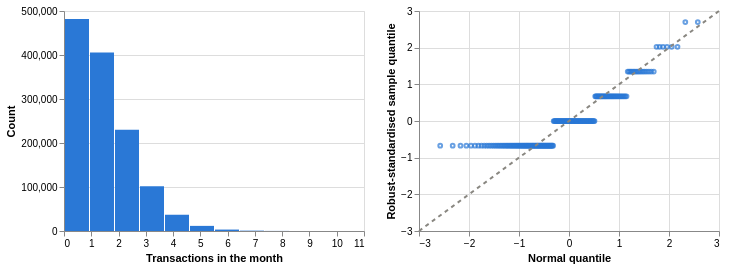

Notebook source saved alongside this figure:
### Markdown cell above
### B.3 Explore Feature of Interest `transaction_count`

### Code cell
distribution_charts(panel["transaction_count"], "Transactions in the month", 12, 0)

### Figure 1 — Vega-Lite specification as saved in the notebook (floating-point values rounded to 4 significant figures; data arrays with more than 128 entries replaced by an {"elided": "..."} marker saying what was removed)
{"config": {"view": {"continuousWidth": 300, "continuousHeight": 300}}, "hconcat": [{"data": {"name": "data-dce8d4284976493af0ba533a27c181d4"}, "mark": {"type": "bar", "color": "#2a78d6"}, "encoding": {"x": {"bin": "binned", "field": "start", "title": "Transactions in the month", "type": "quantitative"}, "x2": {"field": "end"}, "y": {"field": "count", "title": "Count", "type": "quantitative"}}, "height": 220, "width": 300}, {"layer": [{"data": {"name": "data-d665ac4476b2c506714c8e31ea0b56aa"}, "mark": {"type": "point", "color": "#2a78d6", "size": 14}, "encoding": {"x": {"field": "theoretical", "title": "Normal quantile", "type": "quantitative"}, "y": {"field": "sample", "title": "Robust-standardised sample quantile", "type": "quantitative"}}}, {"data": {"name": "data-77c6682495c4b8b15ae5b12ce2242a61"}, "mark": {"type": "line", "color": "#898781", "strokeDash": [4, 4]}, "encoding": {"x": {"field": "theoretical", "type": "quantitative"}, "y": {"field": "sample", "type": "quantitative"}}}], "height": 220, "width": 300}], "$schema": "https://vega.github.io/schema/vega-lite/v5.20.1.json", "datasets": {"data-dce8d4284976493af0ba533a27c181d4": [{"start": 0.0, "end": 0.9167, "count": 482064}, {"start": 0.9167, "end": 1.833, "count": 405407}, {"start": 1.833, "end": 2.75, "count": 230274}, {"start": 2.75, "end": 3.667, "count": 101926}, {"start": 3.667, "end": 4.583, "count": 36948}, {"start": 4.583, "end": 5.5, "count": 11633}, {"start": 5.5, "end": 6.417, "count": 3250}, {"start": 6.417, "end": 7.333, "count": 803}, {"start": 7.333, "end": 8.25, "count": 183}, {"start": 8.25, "end": 9.167, "count": 44}, {"start": 9.167, "end": 10.08, "count": 12}, {"start": 10.08, "end": 11.0, "count": 2}], "data-d665ac4476b2c506714c8e31ea0b56aa": {"elided": "199 records"}, "data-77c6682495c4b8b15ae5b12ce2242a61": [{"theoretical": -3, "sample": -3}, {"theoretical": 3, "sample": 3}]}}
